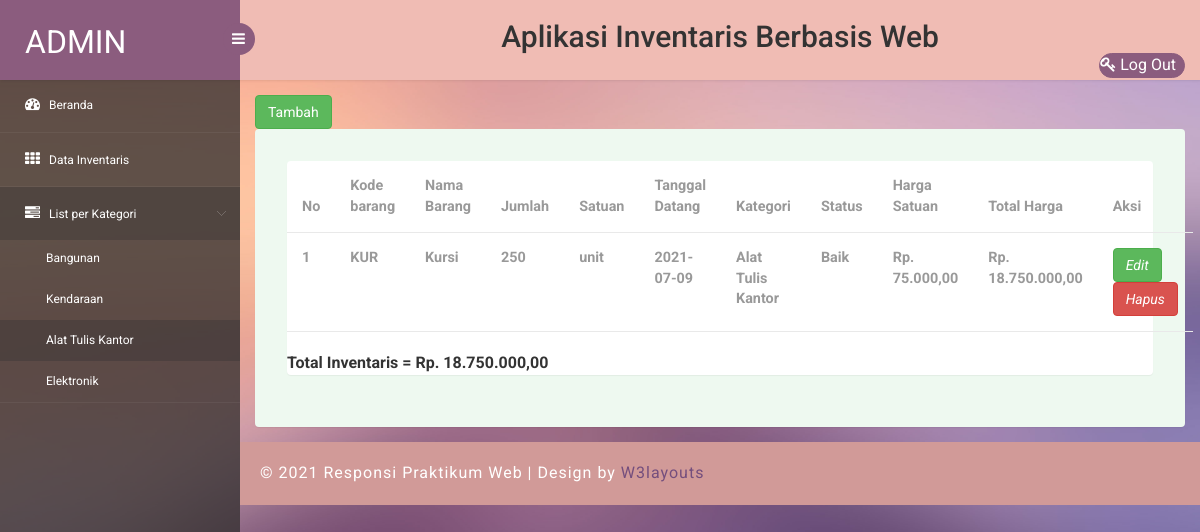
The page /list_alat_tulis.php (signed in) on the database its author committed.
### tables this page shows
CREATE TABLE `inventaris` (
  `kode_barang` varchar(10) NOT NULL,
  `nama_barang` varchar(30) NOT NULL,
  `jumlah` int(11) NOT NULL,
  `satuan` varchar(15) NOT NULL,
  `tgl_datang` date DEFAULT NULL,
  `kategori` varchar(20) NOT NULL,
  `status_barang` varchar(20) NOT NULL,
  `harga` int(20) NOT NULL
);

### list_alat_tulis.php (the view, shortened to what this page needs)
<?php
  $username = $_SESSION['username'];
?>
<!DOCTYPE html>
<head>
<link rel="stylesheet" href="css/bootstrap.min.css" >
<link href="css/style.css" rel='stylesheet' type='text/css' />
<link href="css/style-responsive.css" rel="stylesheet"/>
<link rel="stylesheet" href="css/font.css" type="text/css"/>
<link href="css/font-awesome.css" rel="stylesheet">
</head>
<body>
<section id="container">
<header class="header fixed-top clearfix">
<div class="brand">
    <a href="index.php" class="logo">
        <?php echo $username ?>
    </a>
    <div class="sidebar-toggle-box">
        <div class="fa fa-bars"></div>
    </div>
</div>
<div class="top-nav clearfix">
    <div class="judul">
        <center><h2>Aplikasi Inventaris Berbasis Web</h2></center>
    </div>
    <ul class="nav pull-right top-menu">
        <li class="extended">
                <a href="login.php"><i class="fa fa-key"></i> Log Out</a>
        </li>
    </ul>
</div>
</header>
<aside>
    <div id="sidebar" class="nav-collapse">
        <div class="leftside-navigation">
            <ul class="sidebar-menu" id="nav-accordion">
                <li>
                    <a href="index.php">
                        <i class="fa fa-dashboard"></i>
                        <span>Beranda</span>
                    </a>
                </li>
                <li class="sub-menu">
                    <a href="data_inventaris.php">
                        <i class="fa fa-th"></i>
                        <span>Data Inventaris</span>
                    </a>
                </li>
                <li class="sub-menu">
                    <a class="active" href="javascript:;">
                        <i class="fa fa-tasks"></i>
                        <span>List per Kategori</span>
                    </a>
                    <ul class="sub">
                        <li><a href="list_bangunan.php">Bangunan</a></li>
                        <li><a href="list_kendaraan.php">Kendaraan</a></li>
						<li><a class="active" href="list_alat_tulis.php">Alat Tulis Kantor</a></li>
                        <li><a href="list_elektronik.php">Elektronik</a></li>
                    </ul>
                </li>
            </ul>            </div>
    </div>
</aside>
<section id="main-content">
	<section class="wrapper">
        <div class="col-6">
            <a class="btn btn-success" class="btn btn-primary" href="tambah_inventaris.php" role="button"><i class="icon_plus_alt2"></i>Tambah</a>
        </div>
		<div class="table-agile-info">
 <div class="panel panel-default">
    <div>
      <table class="table" ui-jq="footable" ui-options='{
        "paging": {
          "enabled": true
        },
        "filtering": {
          "enabled": true
        },
        "sorting": {
          "enabled": true
        }}'>
        <thead>
          <tr>
            <th>No</th>
            <th>Kode barang</th>
            <th>Nama Barang</th>
            <th>Jumlah</th>
            <th>Satuan</th>
            <th>Tanggal Datang</th>
            <th>Kategori</th>
            <th>Status</th>
            <th>Harga Satuan</th>
            <th>Total Harga</th>
            <th>Aksi</th>
          </tr>
        </thead>
        <tbody>
          <?php
            include 'koneksi.php';
            $query = mysqli_query($konek, "SELECT * FROM inventaris WHERE kategori IN ('Alat Tulis Kantor')");
            $nomor = 0;
            $total_inventaris = 0;
            while($data=mysqli_fetch_array($query))
            {$nomor++;
            $total_harga = $data['jumlah'] * $data['harga'];
            $total_inventaris += $total_harga;
            $harga = "Rp. " . number_format($data['harga'], 2, ",",".");
            $total_harga = "Rp. " . number_format($total_harga, 2, ",",".");
            ?>
            <tr>
              <th><?php echo $nomor?></th>
              <th><?php echo $data['kode_barang'];?></th>
              <th><?php echo $data['nama_barang'];?></th>
              <th><?php echo $data['jumlah'];?></th>
              <th><?php echo $data['satuan'];?></th>
              <th><?php echo $data['tgl_datang'];?></th>
              <th><?php echo $data['kategori'];?></th>
              <th><?php echo $data['status_barang'];?></th>
              <th><?php echo $harga;?></th>
              <th><?php echo $total_harga?></th>
              <th><a class="btn btn-success" href=edit_data.php?kode_barang=<?php echo $data['kode_barang'];?>><i>Edit</i></a>
              <a class="btn btn-danger" href=hapus_data.php?kode_barang=<?php echo $data['kode_barang'];?> onclick="return confirm('Yakin Ingin Menghapus <?php echo $data['nama_barang'];?>?')"><i>Hapus</i></a>
            </tr>
          <?php } ?>
        </tbody>
      </table>
      <b>Total Inventaris = <?php echo " Rp. " . number_format($total_inventaris, 2, ",", ".");?></b>
    </div>
  </div>
</div>
</section>
 <div class="footer">
    <div class="wthree-copyright">
      <p>© 2021 Responsi Praktikum Web | Design by <a href="http://w3layouts.com">W3layouts</a></p>
    </div>
  </div>
</section>
</section>
</body>
</html>

### rows shown on the page
inventaris: kode_barang "KUR", nama_barang "Kursi", jumlah "250", satuan "unit", tgl_datang "2021-07-09", kategori "Alat Tulis Kantor", status_barang "Baik", harga "Rp. 75.000,00", total_harga "Rp. 18.750.000,00"

### other values the page prints
$username "ADMIN"
$total_inventaris "18.750.000,00"
